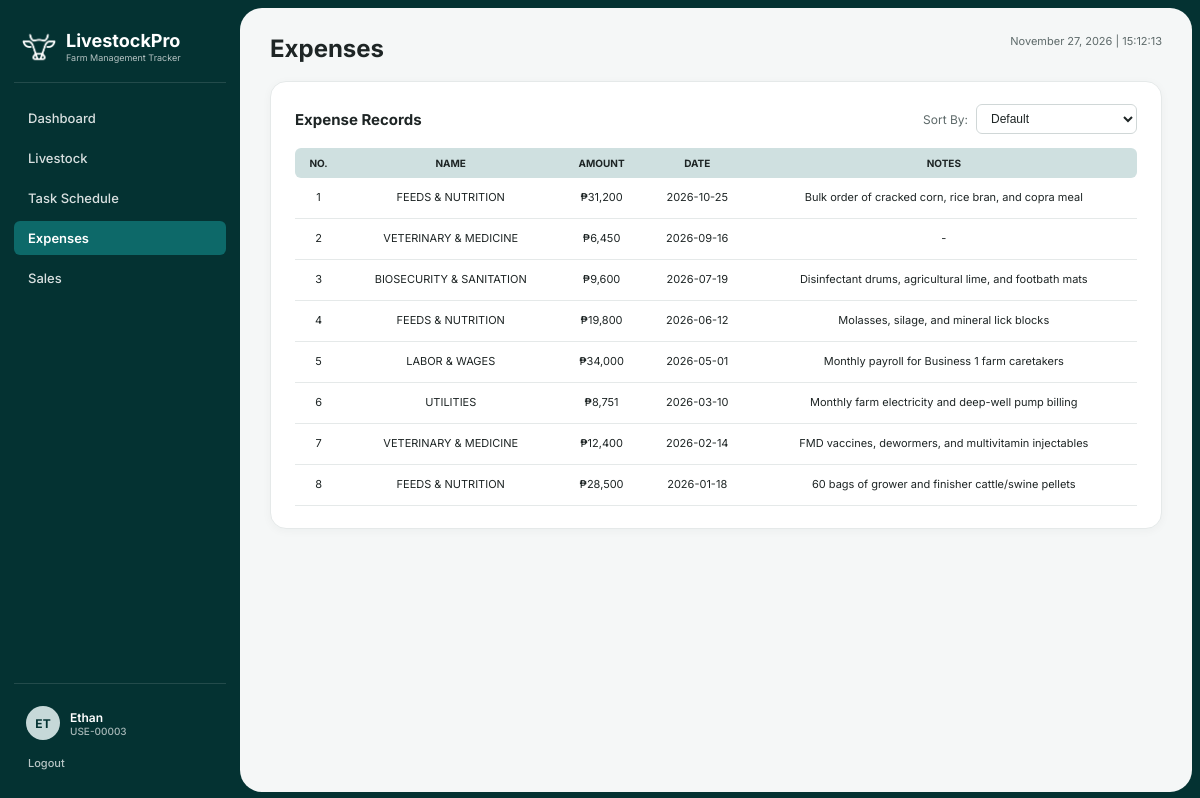
Before: /expenses.php (signed in) with the older database file.
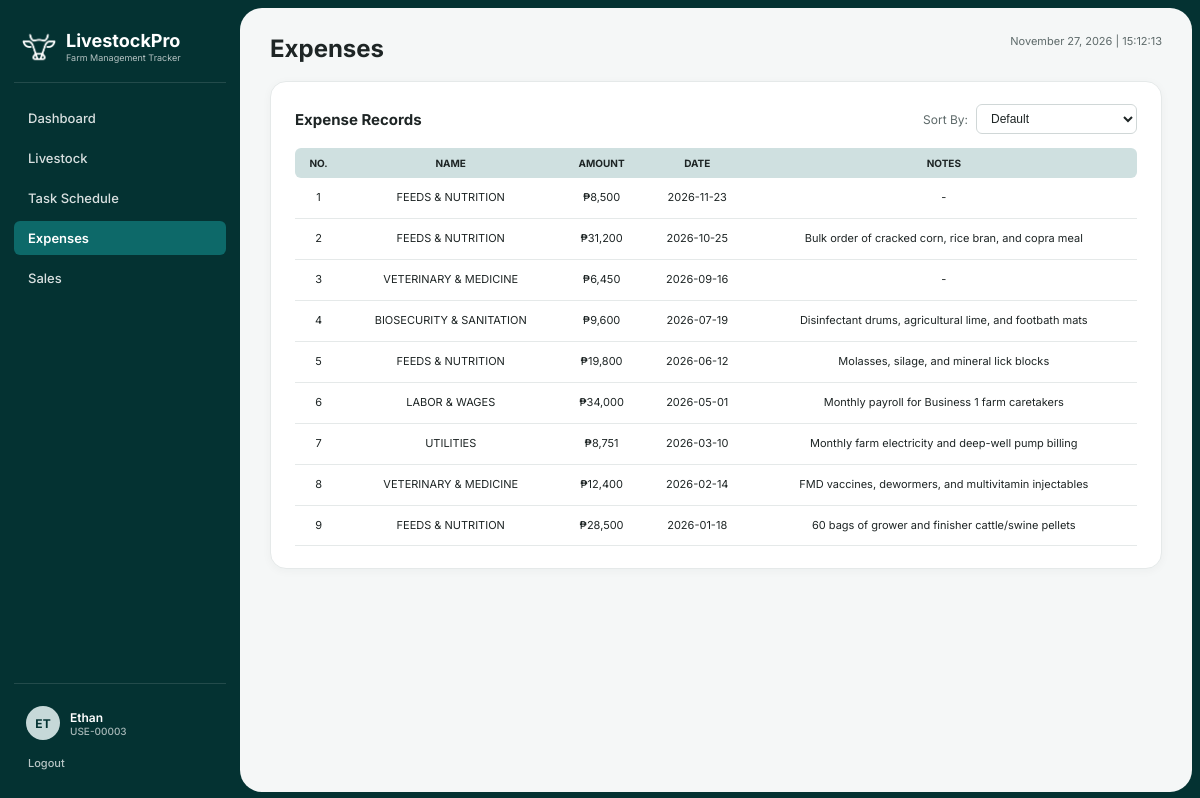
After: the same page with the newer database file.
### tables this page shows
CREATE TABLE `expenses` (
  `expense_id` varchar(45) NOT NULL,
  `user_id` varchar(45) NOT NULL,
  `amount` decimal(10,2) NOT NULL,
  `category` varchar(50) NOT NULL,
  `expense_description` text,
  `date_recorded` datetime NOT NULL
);

### expenses.php (the view, shortened to what this page needs)
<?php
require_once 'includes/db_connect.php';
$full_name = trim(($_SESSION['first_name'] ?? '') . ' ' . ($_SESSION['last_name'] ?? ''));
$user_id   = $_SESSION['user_id'];
$role      = strtoupper($_SESSION['user_type'] ?? 'O');
$business  = trim((string)($_SESSION['business_name'] ?? ''));
$rec_stmt = $pdo->prepare("
    SELECT e.*
    FROM `expenses` e
    JOIN `user` u ON e.user_id COLLATE utf8mb4_unicode_ci = u.user_id COLLATE utf8mb4_unicode_ci
    WHERE LOWER(TRIM(u.business_name)) = LOWER(TRIM(:bname))
    ORDER BY e.`expense_id` DESC
");
$rec_stmt->execute(['bname' => $business]);
$records = $rec_stmt->fetchAll();
?>
<!DOCTYPE html>
<html lang="en">
<head>
  <link rel="stylesheet" href="css/style.css?v=<?= filemtime(__DIR__ . '/css/style.css') ?>">
</head>
<body>
  <div class="app-shell">
    <aside class="sidebar">
      <div class="sidebar-brand">
        <div class="sidebar-brand-row">
          <img src="assets/logo.png" alt="LivestockPro Logo" class="sidebar-logo-img">
          <div>
            <div class="sidebar-brand-title">LivestockPro</div>
            <div class="sidebar-brand-sub">Farm Management Tracker</div>
          </div>
        </div>
      </div>
      <ul class="sidebar-nav">
        <li><a href="<?= $role === 'O' ? 'owner_dashboard.php' : 'staff_dashboard.php' ?>">Dashboard</a></li>
        <li><a href="livestock.php">Livestock</a></li>
        <li><a href="task_schedule.php">Task Schedule</a></li>
        <li><a class="active" href="expenses.php">Expenses</a></li>
        <li><a href="sales.php">Sales</a></li>
      </ul>
      <div class="sidebar-user-wrap">
        <a class="sidebar-user-link" href="profile.php">
          <div class="sidebar-avatar"><?= strtoupper(substr($full_name, 0, 2)) ?></div>
          <div style="flex:1;">
            <div class="sidebar-user-name"><?= htmlspecialchars($full_name) ?></div>
            <div class="sidebar-user-id"><?= htmlspecialchars($user_id) ?></div>
          </div>
        </a>
        <a class="sidebar-logout-link" href="logout.php">Logout</a>
      </div>
    </aside>
    <main class="main-content">
      <div class="page-header">
        <h1 class="page-title">Expenses</h1>
        <div class="page-datetime"><?= date('F d, Y | H:i:s') ?></div>
      </div>
      <div class="card">
        <div class="table-header-bar">
          <div class="card-title">Expense Records</div>
          <div class="sort-controls">
            <label for="expensesSortSelect">Sort By:</label>
            <select id="expensesSortSelect" class="sort-select">
              <option value="">Default</option>
            </select>
          </div>
        </div>
        <table class="data-table" id="expensesTable">
          <thead>
            <tr>
              <th>NO.</th>
              <th class="sortable" data-col="1" data-type="string" title="Click to sort">NAME</th>
              <th class="sortable" data-col="2" data-type="number" title="Click to sort">AMOUNT</th>
              <th class="sortable" data-col="3" data-type="date" title="Click to sort">DATE</th>
              <th>NOTES</th>
            </tr>
          </thead>
          <tbody>
            <?php foreach ($records as $i => $r): ?>
              <tr>
                <td><?= $i + 1 ?></td>
                <td><?= strtoupper(htmlspecialchars($r['category'])) ?></td>
                <td>&#8369;<?= number_format((float)$r['amount'], 0) ?></td>
                <td style="white-space:nowrap;"><?= htmlspecialchars(substr($r['date_recorded'], 0, 10)) ?></td>
                <td><?= htmlspecialchars($r['expense_description'] ?? '-') ?></td>
              </tr>
            <?php endforeach; ?>
          </tbody>
        </table>
      </div>
    </main>
  </div>
</body>
</html>

Changed rows visible on the page:
added expenses: category "FEEDS & NUTRITION", amount "8,500", date_recorded "2026-11-23", expense_description "-"
